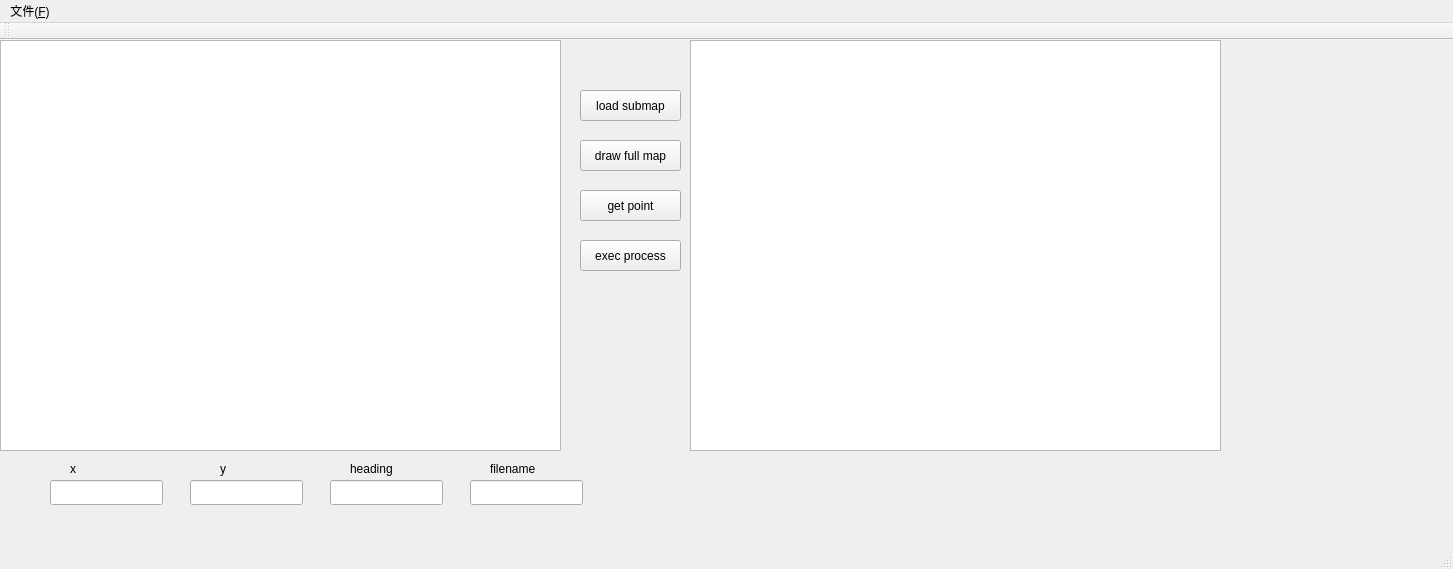
<?xml version="1.0" encoding="UTF-8"?>
<ui version="4.0">
 <class>MainWindow</class>
 <widget class="QMainWindow" name="MainWindow">
  <property name="geometry">
   <rect>
    <x>0</x>
    <y>0</y>
    <width>1453</width>
    <height>569</height>
   </rect>
  </property>
  <property name="sizePolicy">
   <sizepolicy hsizetype="Expanding" vsizetype="Expanding">
    <horstretch>250</horstretch>
    <verstretch>250</verstretch>
   </sizepolicy>
  </property>
  <property name="windowTitle">
   <string>DRAW TOOL</string>
  </property>
  <widget class="QWidget" name="centralWidget">
   <widget class="InteractiveView" name="my_view">
    <property name="geometry">
     <rect>
      <x>0</x>
      <y>0</y>
      <width>561</width>
      <height>411</height>
     </rect>
    </property>
   </widget>
   <widget class="QLineEdit" name="lineEdit_y">
    <property name="geometry">
     <rect>
      <x>190</x>
      <y>440</y>
      <width>113</width>
      <height>25</height>
     </rect>
    </property>
   </widget>
   <widget class="QLineEdit" name="lineEdit_x">
    <property name="geometry">
     <rect>
      <x>50</x>
      <y>440</y>
      <width>113</width>
      <height>25</height>
     </rect>
    </property>
   </widget>
   <widget class="QLabel" name="label_2">
    <property name="geometry">
     <rect>
      <x>220</x>
      <y>420</y>
      <width>67</width>
      <height>17</height>
     </rect>
    </property>
    <property name="text">
     <string>y</string>
    </property>
   </widget>
   <widget class="QLabel" name="label">
    <property name="geometry">
     <rect>
      <x>70</x>
      <y>420</y>
      <width>67</width>
      <height>17</height>
     </rect>
    </property>
    <property name="text">
     <string>x</string>
    </property>
   </widget>
   <widget class="QPushButton" name="read_file">
    <property name="geometry">
     <rect>
      <x>580</x>
      <y>50</y>
      <width>101</width>
      <height>31</height>
     </rect>
    </property>
    <property name="text">
     <string>load submap</string>
    </property>
   </widget>
   <widget class="QLineEdit" name="lineEdit_heading">
    <property name="geometry">
     <rect>
      <x>330</x>
      <y>440</y>
      <width>113</width>
      <height>25</height>
     </rect>
    </property>
   </widget>
   <widget class="QLabel" name="label_3">
    <property name="geometry">
     <rect>
      <x>350</x>
      <y>420</y>
      <width>67</width>
      <height>17</height>
     </rect>
    </property>
    <property name="text">
     <string>heading</string>
    </property>
   </widget>
   <widget class="QPushButton" name="get_point">
    <property name="geometry">
     <rect>
      <x>580</x>
      <y>150</y>
      <width>101</width>
      <height>31</height>
     </rect>
    </property>
    <property name="text">
     <string>get point</string>
    </property>
   </widget>
   <widget class="QPushButton" name="exec_process">
    <property name="geometry">
     <rect>
      <x>580</x>
      <y>200</y>
      <width>101</width>
      <height>31</height>
     </rect>
    </property>
    <property name="text">
     <string>exec process</string>
    </property>
   </widget>
   <widget class="QLineEdit" name="lineEdit_file_name">
    <property name="geometry">
     <rect>
      <x>470</x>
      <y>440</y>
      <width>113</width>
      <height>25</height>
     </rect>
    </property>
   </widget>
   <widget class="QLabel" name="label_4">
    <property name="geometry">
     <rect>
      <x>490</x>
      <y>420</y>
      <width>67</width>
      <height>17</height>
     </rect>
    </property>
    <property name="text">
     <string>filename</string>
    </property>
   </widget>
   <widget class="QPushButton" name="draw_map">
    <property name="geometry">
     <rect>
      <x>580</x>
      <y>100</y>
      <width>101</width>
      <height>31</height>
     </rect>
    </property>
    <property name="text">
     <string>draw full map</string>
    </property>
   </widget>
   <widget class="InteractiveView" name="full_map_view">
    <property name="geometry">
     <rect>
      <x>690</x>
      <y>0</y>
      <width>531</width>
      <height>411</height>
     </rect>
    </property>
    <property name="sizePolicy">
     <sizepolicy hsizetype="Minimum" vsizetype="Expanding">
      <horstretch>250</horstretch>
      <verstretch>199</verstretch>
     </sizepolicy>
    </property>
   </widget>
   <zorder>lineEdit_y</zorder>
   <zorder>lineEdit_x</zorder>
   <zorder>label_2</zorder>
   <zorder>label</zorder>
   <zorder>my_view</zorder>
   <zorder>read_file</zorder>
   <zorder>lineEdit_heading</zorder>
   <zorder>label_3</zorder>
   <zorder>get_point</zorder>
   <zorder>exec_process</zorder>
   <zorder>lineEdit_file_name</zorder>
   <zorder>label_4</zorder>
   <zorder>draw_map</zorder>
   <zorder>full_map_view</zorder>
  </widget>
  <widget class="QMenuBar" name="menuBar">
   <property name="geometry">
    <rect>
     <x>0</x>
     <y>0</y>
     <width>1453</width>
     <height>28</height>
    </rect>
   </property>
   <widget class="QMenu" name="menu_F">
    <property name="title">
     <string>文件(&amp;F)</string>
    </property>
    <addaction name="actionhgh"/>
   </widget>
   <addaction name="menu_F"/>
  </widget>
  <widget class="QToolBar" name="mainToolBar">
   <attribute name="toolBarArea">
    <enum>TopToolBarArea</enum>
   </attribute>
   <attribute name="toolBarBreak">
    <bool>false</bool>
   </attribute>
  </widget>
  <widget class="QStatusBar" name="statusBar"/>
  <action name="actionhgh">
   <property name="text">
    <string>hgh</string>
   </property>
  </action>
 </widget>
 <layoutdefault spacing="6" margin="11"/>
 <customwidgets>
  <customwidget>
   <class>InteractiveView</class>
   <extends>QGraphicsView</extends>
   <header>interactiveview.h</header>
  </customwidget>
 </customwidgets>
 <resources/>
 <connections/>
</ui>
